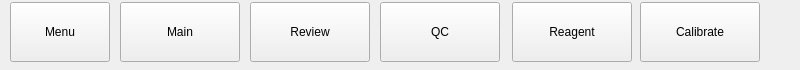
<?xml version="1.0" encoding="UTF-8"?>
<ui version="4.0">
 <class>TopMenuWidget</class>
 <widget class="QWidget" name="TopMenuWidget">
  <property name="geometry">
   <rect>
    <x>0</x>
    <y>0</y>
    <width>800</width>
    <height>70</height>
   </rect>
  </property>
  <property name="sizePolicy">
   <sizepolicy hsizetype="Preferred" vsizetype="Fixed">
    <horstretch>0</horstretch>
    <verstretch>0</verstretch>
   </sizepolicy>
  </property>
  <property name="minimumSize">
   <size>
    <width>800</width>
    <height>70</height>
   </size>
  </property>
  <property name="maximumSize">
   <size>
    <width>16777215</width>
    <height>70</height>
   </size>
  </property>
  <property name="windowTitle">
   <string>Form</string>
  </property>
  <widget class="QPushButton" name="btnMenu">
   <property name="geometry">
    <rect>
     <x>10</x>
     <y>2</y>
     <width>100</width>
     <height>60</height>
    </rect>
   </property>
   <property name="text">
    <string>Menu</string>
   </property>
  </widget>
  <widget class="MenuButton" name="btnReview">
   <property name="geometry">
    <rect>
     <x>250</x>
     <y>2</y>
     <width>120</width>
     <height>60</height>
    </rect>
   </property>
   <property name="text">
    <string>Review</string>
   </property>
  </widget>
  <widget class="MenuButton" name="btnQC">
   <property name="geometry">
    <rect>
     <x>380</x>
     <y>2</y>
     <width>120</width>
     <height>60</height>
    </rect>
   </property>
   <property name="text">
    <string>QC</string>
   </property>
  </widget>
  <widget class="MenuButton" name="btnMain">
   <property name="geometry">
    <rect>
     <x>120</x>
     <y>2</y>
     <width>120</width>
     <height>60</height>
    </rect>
   </property>
   <property name="text">
    <string>Main</string>
   </property>
   <property name="iconSize">
    <size>
     <width>32</width>
     <height>32</height>
    </size>
   </property>
  </widget>
  <widget class="MenuButton" name="btnReagent">
   <property name="geometry">
    <rect>
     <x>512</x>
     <y>2</y>
     <width>120</width>
     <height>60</height>
    </rect>
   </property>
   <property name="text">
    <string>Reagent</string>
   </property>
  </widget>
  <widget class="MenuButton" name="btnCalibrate">
   <property name="geometry">
    <rect>
     <x>640</x>
     <y>2</y>
     <width>120</width>
     <height>60</height>
    </rect>
   </property>
   <property name="text">
    <string>Calibrate</string>
   </property>
  </widget>
 </widget>
 <customwidgets>
  <customwidget>
   <class>MenuButton</class>
   <extends>QToolButton</extends>
   <header>MenuButton.h</header>
  </customwidget>
 </customwidgets>
 <resources/>
 <connections/>
</ui>
